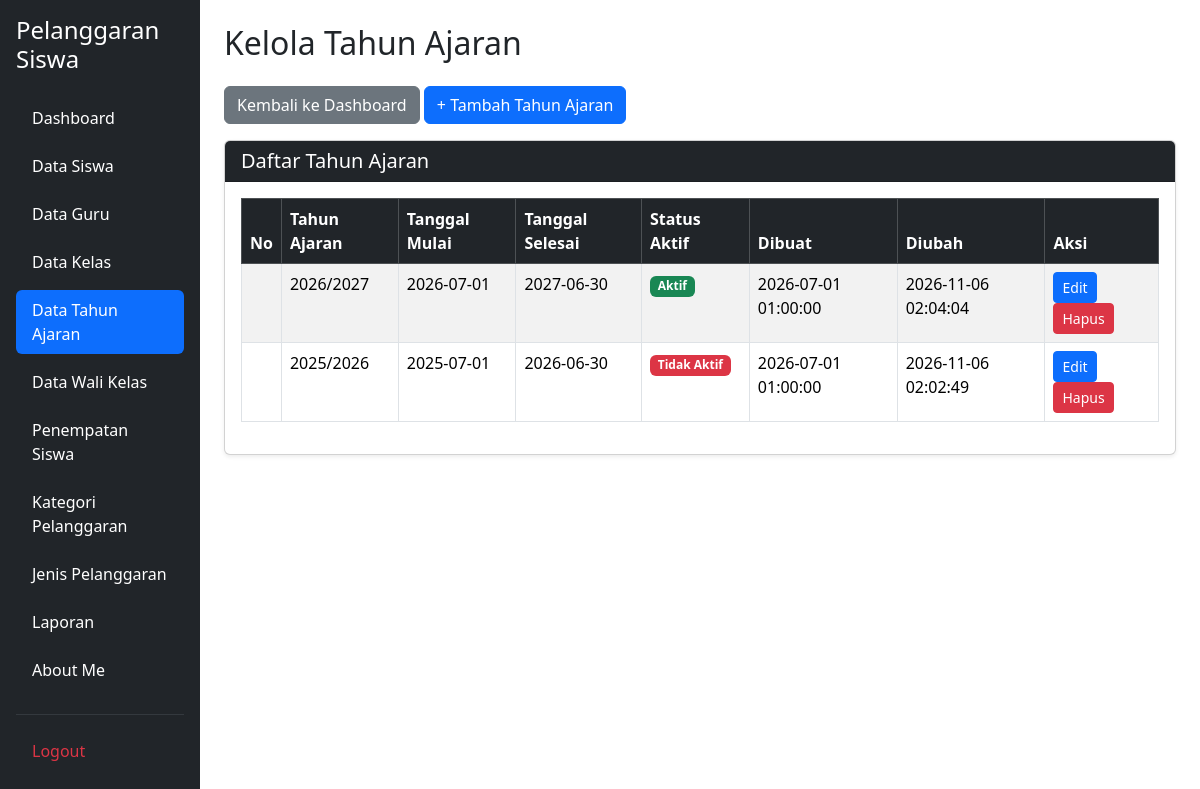
The page /kelola_tahun_ajaran.php (signed in) on the database its author committed.
### tables this page shows
CREATE TABLE `t_tahun_ajaran` (
  `id` int(11) NOT NULL,
  `nama` varchar(20) DEFAULT NULL,
  `tanggal_mulai` date NOT NULL,
  `tanggal_selesai` date NOT NULL,
  `status_aktif` tinyint(1) NOT NULL,
  `created_at` timestamp NOT NULL DEFAULT current_timestamp(),
  `updated_at` timestamp NOT NULL DEFAULT current_timestamp()
);

### kelola_tahun_ajaran.php (the view, shortened to what this page needs)
<?php
include 'config/koneksi.php';
$sql = "SELECT * FROM t_tahun_ajaran ORDER BY tanggal_mulai DESC";
$hasil = mysqli_query($koneksi, $sql);
?>
<!DOCTYPE html>
<html lang="id">
<head>
    <link href="https://cdn.jsdelivr.net/npm/bootstrap@5.3.8/dist/css/bootstrap.min.css" rel="stylesheet">
    <link href="https://cdn.datatables.net/2.3.4/css/dataTables.bootstrap5.min.css" rel="stylesheet">
</head>
<body>
<div class="container-fluid">
    <div class="row">
        <?php include 'layout/sidebar.php'; ?>
        <main class="col-md-9 col-lg-10 p-4">
            <h2 class="mb-4">Kelola Tahun Ajaran</h2>
            <div class="mb-3">
                <a href="dashboard.php" class="btn btn-secondary">
                    Kembali ke Dashboard
                </a>
                <a href="tambah_tahun_ajaran.php" class="btn btn-primary">
                    + Tambah Tahun Ajaran
                </a>
            </div>
            <div class="card shadow-sm">
                <div class="card-header bg-dark text-white">
                    <h5 class="mb-0">Daftar Tahun Ajaran</h5>
                </div>
                <div class="card-body">
                    <div class="table-responsive">
                        <table id="tabelTahunAjaran" class="table table-striped table-bordered table-hover">
                            <thead class="table-dark">
                                <tr>
                                    <th>No</th>
                                    <th>Tahun Ajaran</th>
                                    <th>Tanggal Mulai</th>
                                    <th>Tanggal Selesai</th>
                                    <th>Status Aktif</th>
                                    <th>Dibuat</th>
                                    <th>Diubah</th>
                                    <th>Aksi</th>
                                </tr>
                            </thead>
                            <tbody>
                                <?php while ($row = mysqli_fetch_assoc($hasil)) { ?>
                                    <tr>
                                        <td></td>
                                        <td><?= htmlspecialchars($row['nama']) ?></td>
                                        <td><?= htmlspecialchars($row['tanggal_mulai'] ?? '') ?></td>
                                        <td><?= htmlspecialchars($row['tanggal_selesai'] ?? '') ?></td>
                                        <td>
                                            <?php if ($row['status_aktif'] == 1) { ?>
                                                <span class="badge bg-success">Aktif</span>
                                            <?php } else { ?>
                                                <span class="badge bg-danger">Tidak Aktif</span>
                                            <?php } ?>
                                        </td>
                                        <td><?= htmlspecialchars($row['created_at'] ?? '') ?></td>
                                        <td><?= htmlspecialchars($row['updated_at'] ?? '') ?></td>
                                        <td>
                                            <a href="edit_tahun_ajaran.php?id=<?= urlencode($row['id']) ?>"
                                               class="btn btn-primary btn-sm">
                                                Edit
                                            </a>
                                            <a href="hapus_tahun_ajaran.php?id=<?= urlencode($row['id']) ?>"
                                               class="btn btn-danger btn-sm"
                                               onclick="return confirm('Yakin ingin menghapus data tahun ajaran ini?');">
                                                Hapus
                                            </a>
                                        </td>
                                    </tr>
                                <?php } ?>
                            </tbody>
                        </table>
                    </div>
                </div>
            </div>
        </main>
    </div>
</div>
</body>
</html>

### rows shown on the page
t_tahun_ajaran: nama "2026/2027", tanggal_mulai "2026-07-01", tanggal_selesai "2027-06-30", status_aktif "Aktif", created_at "2026-07-01 01:00:00", updated_at "2026-11-06 02:04:04"
t_tahun_ajaran: nama "2025/2026", tanggal_mulai "2025-07-01", tanggal_selesai "2026-06-30", status_aktif "Tidak Aktif", created_at "2026-07-01 01:00:00", updated_at "2026-11-06 02:02:49"
